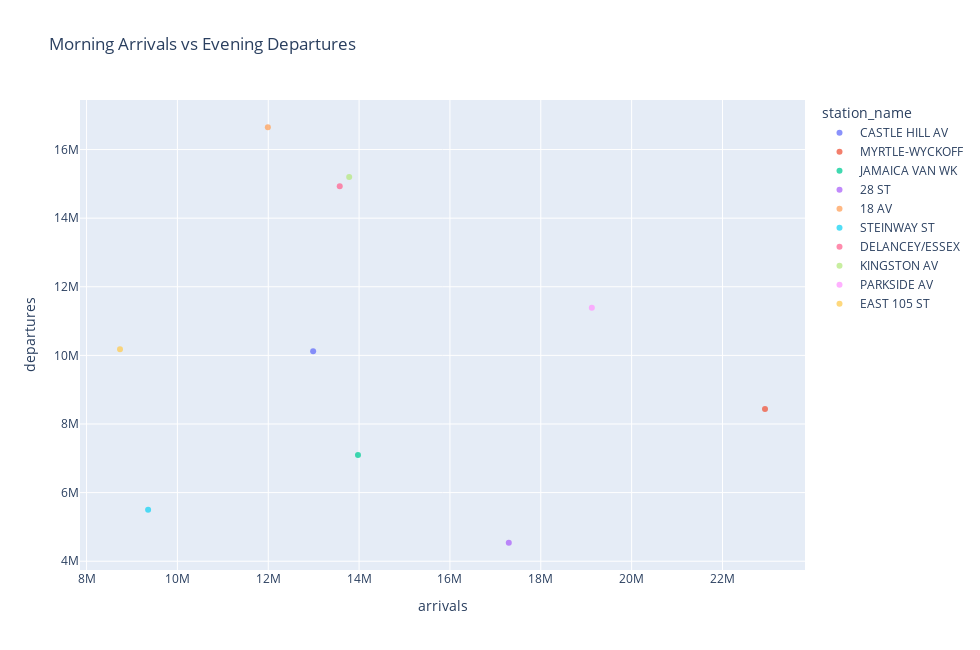
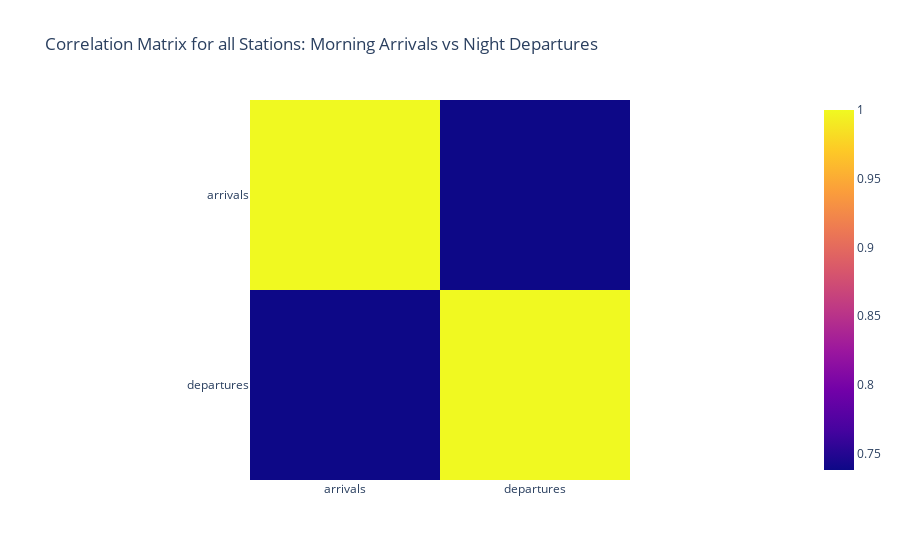

Write notebook code for charts like these, in order.
### Markdown cell above
## Statistical Analysis
> Focus on applying statistical techniques in order to draw meaningful conclusions about a set of data. It involves mathematical computations, probability theory, correlation analysis, and hypothesis testing

### Code cell
# Summary statistics
measures = ['entries','exits']
dims = ['station_name']

print("Summary Statistics:")
print(df[measures].describe() / 10000)

# Filter rows for the month of July for morning and night time slots
df_morning_july = df_morning_arrivals[df_morning_arrivals['created_dt'].dt.month == 7][measures + dims]
df_night_july = df_night_departures[df_night_departures['created_dt'].dt.month == 7][measures + dims]

correlation_data = []
for station in df_morning_july['station_name'].unique():
    morning_arrival = df_morning_july[df_morning_july['station_name'] == station]['exits'].values[0]
    evening_departure = df_night_july[df_night_july['station_name'] == station]['entries'].values[0]
    correlation_data.append({'station_name': station, 'arrivals': morning_arrival, 'departures': evening_departure})

df_correlation = pd.DataFrame(correlation_data)

# Select top 10 stations with most morning arrivals
top_stations = df_correlation.groupby('station_name')['arrivals'].sum().nlargest(10).index
df_top_stations = df_correlation[df_correlation['station_name'].isin(top_stations)]

# Create a scatter matrix to visualize relationships between numeric columns
fig_scatter = plotly_x.scatter(df_top_stations, x='arrivals', y='departures', color='station_name',
                         title='Morning Arrivals vs Evening Departures', opacity=0.75, width=980, height=650 )
fig_scatter.show()

# Create a correlation matrix
corr_matrix = df_top_stations.corr(numeric_only=True)

# Plot correlation matrix using Plotly
fig_corr = plotly_x.imshow(corr_matrix,
                x=corr_matrix.columns,
                y=corr_matrix.columns,
                title="Correlation Matrix for Top 10 Stations: Morning Arrivals vs Night Departures")

corr_matrix_all = df_correlation.corr(numeric_only=True)

# Plot correlation matrix using Plotly
fig_corr_all = plotly_x.imshow(corr_matrix_all,
                x=corr_matrix_all.columns,
                y=corr_matrix_all.columns,
                title="Correlation Matrix for all Stations: Morning Arrivals vs Night Departures")
fig_corr_all.show()

### Figure 1 — Plotly figure (JSON) as saved in the notebook; plotly's stock layout.template omitted (floating-point values rounded to 4 significant figures)
{"data": [{"hovertemplate": "station_name=CASTLE HILL AV<br>arrivals=%{x}<br>departures=%{y}<extra></extra>", "legendgroup": "CASTLE HILL AV", "marker": {"color": "#636efa", "opacity": 0.75, "symbol": "circle"}, "mode": "markers", "name": "CASTLE HILL AV", "orientation": "v", "showlegend": true, "type": "scatter", "x": [12988288], "xaxis": "x", "y": [10117662], "yaxis": "y"}, {"hovertemplate": "station_name=MYRTLE-WYCKOFF<br>arrivals=%{x}<br>departures=%{y}<extra></extra>", "legendgroup": "MYRTLE-WYCKOFF", "marker": {"color": "#EF553B", "opacity": 0.75, "symbol": "circle"}, "mode": "markers", "name": "MYRTLE-WYCKOFF", "orientation": "v", "showlegend": true, "type": "scatter", "x": [22935915], "xaxis": "x", "y": [8438791], "yaxis": "y"}, {"hovertemplate": "station_name=JAMAICA VAN WK<br>arrivals=%{x}<br>departures=%{y}<extra></extra>", "legendgroup": "JAMAICA VAN WK", "marker": {"color": "#00cc96", "opacity": 0.75, "symbol": "circle"}, "mode": "markers", "name": "JAMAICA VAN WK", "orientation": "v", "showlegend": true, "type": "scatter", "x": [13975191], "xaxis": "x", "y": [7096311], "yaxis": "y"}, {"hovertemplate": "station_name=28 ST<br>arrivals=%{x}<br>departures=%{y}<extra></extra>", "legendgroup": "28 ST", "marker": {"color": "#ab63fa", "opacity": 0.75, "symbol": "circle"}, "mode": "markers", "name": "28 ST", "orientation": "v", "showlegend": true, "type": "scatter", "x": [17295442], "xaxis": "x", "y": [4538805], "yaxis": "y"}, {"hovertemplate": "station_name=18 AV<br>arrivals=%{x}<br>departures=%{y}<extra></extra>", "legendgroup": "18 AV", "marker": {"color": "#FFA15A", "opacity": 0.75, "symbol": "circle"}, "mode": "markers", "name": "18 AV", "orientation": "v", "showlegend": true, "type": "scatter", "x": [11991345], "xaxis": "x", "y": [16650292], "yaxis": "y"}, {"hovertemplate": "station_name=STEINWAY ST<br>arrivals=%{x}<br>departures=%{y}<extra></extra>", "legendgroup": "STEINWAY ST", "marker": {"color": "#19d3f3", "opacity": 0.75, "symbol": "circle"}, "mode": "markers", "name": "STEINWAY ST", "orientation": "v", "showlegend": true, "type": "scatter", "x": [9354996], "xaxis": "x", "y": [5497632], "yaxis": "y"}, {"hovertemplate": "station_name=DELANCEY/ESSEX<br>arrivals=%{x}<br>departures=%{y}<extra></extra>", "legendgroup": "DELANCEY/ESSEX", "marker": {"color": "#FF6692", "opacity": 0.75, "symbol": "circle"}, "mode": "markers", "name": "DELANCEY/ESSEX", "orientation": "v", "showlegend": true, "type": "scatter", "x": [13573620], "xaxis": "x", "y": [14931210], "yaxis": "y"}, {"hovertemplate": "station_name=KINGSTON AV<br>arrivals=%{x}<br>departures=%{y}<extra></extra>", "legendgroup": "KINGSTON AV", "marker": {"color": "#B6E880", "opacity": 0.75, "symbol": "circle"}, "mode": "markers", "name": "KINGSTON AV", "orientation": "v", "showlegend": true, "type": "scatter", "x": [13782080], "xaxis": "x", "y": [15202103], "yaxis": "y"}, {"hovertemplate": "station_name=PARKSIDE AV<br>arrivals=%{x}<br>departures=%{y}<extra></extra>", "legendgroup": "PARKSIDE AV", "marker": {"color": "#FF97FF", "opacity": 0.75, "symbol": "circle"}, "mode": "markers", "name": "PARKSIDE AV", "orientation": "v", "showlegend": true, "type": "scatter", "x": [19123658], "xaxis": "x", "y": [11385376], "yaxis": "y"}, {"hovertemplate": "station_name=EAST 105 ST<br>arrivals=%{x}<br>departures=%{y}<extra></extra>", "legendgroup": "EAST 105 ST", "marker": {"color": "#FECB52", "opacity": 0.75, "symbol": "circle"}, "mode": "markers", "name": "EAST 105 ST", "orientation": "v", "showlegend": true, "type": "scatter", "x": [8736376], "xaxis": "x", "y": [10182420], "yaxis": "y"}], "layout": {"height": 650, "legend": {"title": {"text": "station_name"}, "tracegroupgap": 0}, "title": {"text": "Morning Arrivals vs Evening Departures"}, "width": 980, "xaxis": {"anchor": "y", "domain": [0, 1], "title": {"text": "arrivals"}}, "yaxis": {"anchor": "x", "domain": [0, 1], "title": {"text": "departures"}}}}

### Figure 2 — Plotly figure (JSON) as saved in the notebook; plotly's stock layout.template omitted (floating-point values rounded to 4 significant figures)
{"data": [{"coloraxis": "coloraxis", "hovertemplate": "x: %{x}<br>y: %{y}<br>color: %{z}<extra></extra>", "name": "0", "type": "heatmap", "x": ["arrivals", "departures"], "xaxis": "x", "y": ["arrivals", "departures"], "yaxis": "y", "z": [[1, 0.738], [0.738, 1]]}], "layout": {"coloraxis": {"colorscale": [[0, "#0d0887"], [0.1111, "#46039f"], [0.2222, "#7201a8"], [0.3333, "#9c179e"], [0.4444, "#bd3786"], [0.5556, "#d8576b"], [0.6667, "#ed7953"], [0.7778, "#fb9f3a"], [0.8889, "#fdca26"], [1, "#f0f921"]]}, "title": {"text": "Correlation Matrix for all Stations: Morning Arrivals vs Night Departures"}, "xaxis": {"anchor": "y", "constrain": "domain", "domain": [0, 1], "scaleanchor": "y"}, "yaxis": {"anchor": "x", "autorange": "reversed", "constrain": "domain", "domain": [0, 1]}}}
